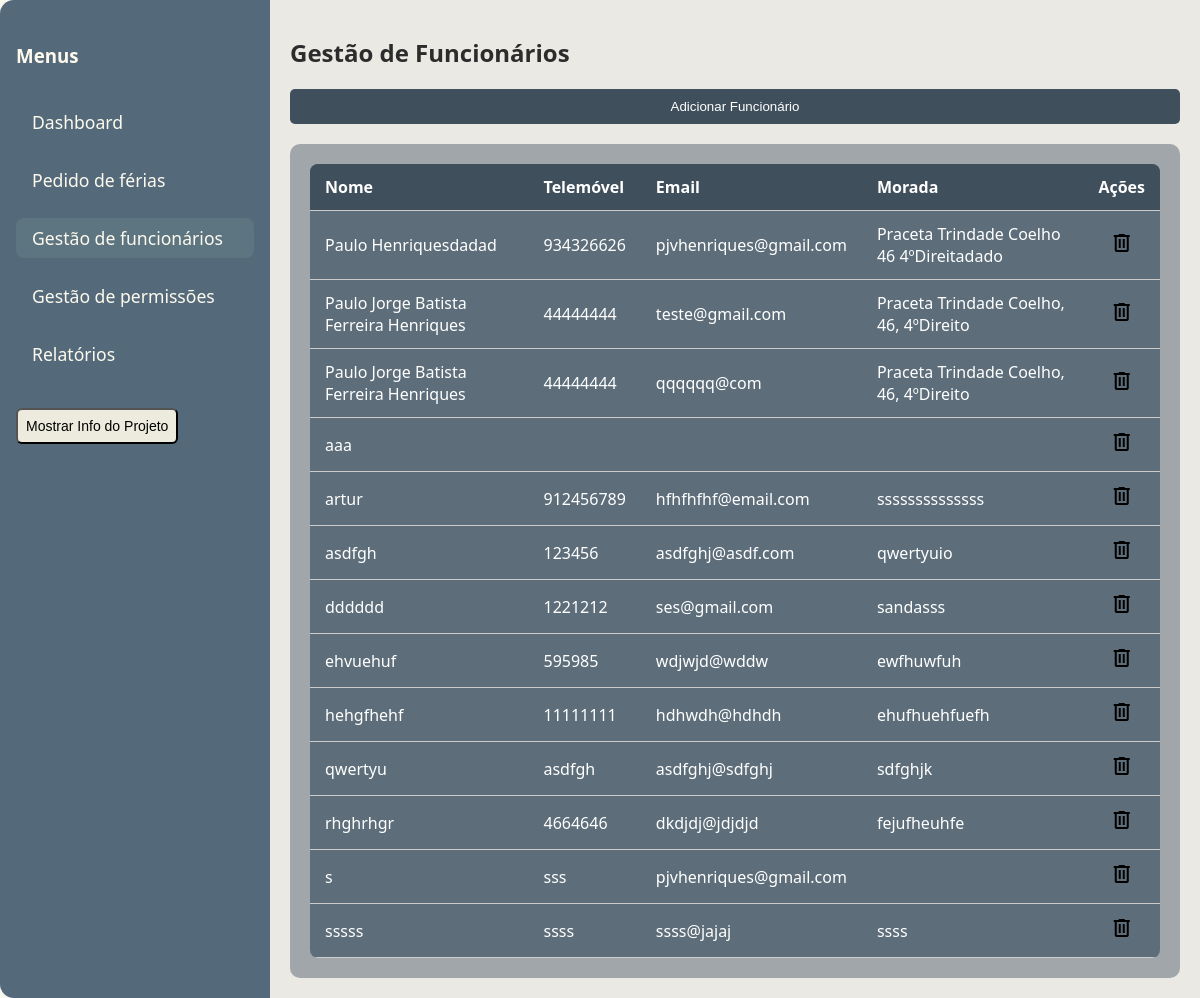
/funcionarios.php, run on the app's committed database.
### tables this page shows
CREATE TABLE funcionarios (
  id INTEGER PRIMARY KEY AUTOINCREMENT,
  nome TEXT NOT NULL,
  telemovel TEXT,
  email TEXT,
  morada TEXT
);

### scripts/lista_funcionarios.php (the view, shortened to what this page needs)
<?php
try {
    $dbPath = $_SERVER['DOCUMENT_ROOT'] . '/database/dados.db';
    $db = new SQLite3($dbPath);
    $result = $db->query('SELECT * FROM funcionarios ORDER BY nome');
    echo "<table>";
    echo "<tr><th>Nome</th><th>Telemóvel</th><th>Email</th><th>Morada</th><th>Ações</th></tr>";
    while ($row = $result->fetchArray(SQLITE3_ASSOC)) {
        echo "<tr>";
        echo "<td>" . htmlspecialchars($row['nome']) . "</td>";
        echo "<td>" . htmlspecialchars($row['telemovel']) . "</td>";
        echo "<td>" . htmlspecialchars($row['email']) . "</td>";
        echo "<td>" . htmlspecialchars($row['morada']) . "</td>";
        echo "<td>";
        echo "<form method='POST' action='scripts/removerfuncionario.php' onsubmit=\"return confirm('Tem a certeza que deseja remover este funcionário?');\">";
        echo "<button type='submit' class='icon-button'><span class='material-symbols-outlined'>delete</span></button>";
        echo "</form>";
        echo "</td>";
        echo "</tr>";
    }
    echo "</table>";
} catch (Exception $e) {
    echo "<p>Erro ao carregar funcionários: " . htmlspecialchars($e->getMessage()) . "</p>";
}
?>

### styles/funcionarios.css (style rules this page uses)
table { width: 100%; border-collapse: collapse; background-color: #5d6e7a; color: white; border-radius: 8px; overflow: hidden; }
th, td { padding: 12px 15px; text-align: left; border-bottom: 1px solid #ccc; }
th { background-color: #3f4f5c; color: #fff; }
body { margin: 0; font-family: 'Segoe UI', Tahoma, Geneva, Verdana, sans-serif; background-color: #f8f7ef; }
.material-symbols-outlined { font-family: 'Material Symbols Outlined'; font-weight: normal; font-style: normal; font-size: 24px; display: inline-block; line-height: 1; letter-spacing: normal; text-transform: none; white-space: nowrap; direction: ltr; font-variation-settings: 'FILL' 0, 'wght' 400, 'GRAD' 0, 'opsz' 24; cursor: pointer; }
.icon-button { background: none; border: none; padding: 0; }
td:last-child { text-align: center; vertical-align: middle; }
.icon-button { background: none; border: none; padding: 0; margin: 0; display: inline-flex; align-items: center; justify-content: center; height: 100%; }

### data on the page
funcionarios: nome "Paulo Henriquesdadad", telemovel "934326626", email "pjvhenriques@gmail.com", morada "Praceta Trindade Coelho 46 4ºDireitadado"
funcionarios: nome "Paulo Jorge Batista Ferreira Henriques", telemovel "44444444", email "teste@gmail.com", morada "Praceta Trindade Coelho, 46, 4ºDireito"
funcionarios: nome "Paulo Jorge Batista Ferreira Henriques", telemovel "44444444", email "qqqqqq@com", morada "Praceta Trindade Coelho, 46, 4ºDireito"
funcionarios: nome "aaa"
funcionarios: nome "artur", telemovel "912456789", email "hfhfhfhf@email.com", morada "ssssssssssssss"
funcionarios: nome "asdfgh", telemovel "123456", email "asdfghj@asdf.com", morada "qwertyuio"
funcionarios: nome "dddddd", telemovel "1221212", email "ses@gmail.com", morada "sandasss"
funcionarios: nome "ehvuehuf", telemovel "595985", email "wdjwjd@wddw", morada "ewfhuwfuh"
funcionarios: nome "hehgfhehf", telemovel "11111111", email "hdhwdh@hdhdh", morada "ehufhuehfuefh"
funcionarios: nome "qwertyu", telemovel "asdfgh", email "asdfghj@sdfghj", morada "sdfghjk"
funcionarios: nome "rhghrhgr", telemovel "4664646", email "dkdjdj@jdjdjd", morada "fejufheuhfe"
funcionarios: nome "s", telemovel "sss", email "pjvhenriques@gmail.com"
funcionarios: nome "sssss", telemovel "ssss", email "ssss@jajaj", morada "ssss"
